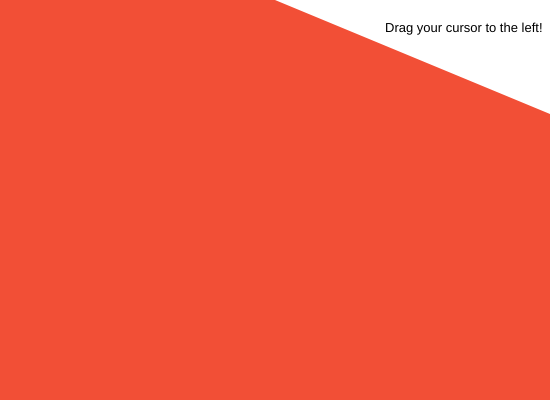
Frame 1 (no input)
Frame 60 (no input): identical to frame 1, image omitted
Frame 120 (the mouse pressed at the canvas centre since frame 60): identical to frame 1, image omitted

The p5.js sketch that drew this single still picture (run headless with seeded random() and noise() and a simulated clock; from frame 60 on, the mouse is pressed at the canvas centre):

// p5.js sketch
// ── sketch.js
//arc origin and radius
let x, y ,r;
//angle of slider
let angle;
//difference of mouse angle and slider angle
let offsetAngle;
//end of slider rotation
let stopAngle;
//colors
let h, s, l;

//track if user dragging the slider
let dragging = false;
//track when to change color
let changeCol = false;
//track if you've passed the stop angle
let passedStop = false;


function setup() { 
	createCanvas(550, 400);
	colorMode(HSL);
	//start color
	h = 8;
	s = 88;
	l = 58;
	//start position of slider
	angle = 0;
	//end position of slider
	stopAngle = PI*2/3;
} 

function draw() { 
	background(255);
	//arc placement
	x = width/2;
	y = 0;
	//radius to fill the screen
	r = dist(x, y, width, height);
	//slider appearance
	noStroke();
	fill(h, s, l);
	//change in mouse position
	let dx = mouseX - x;
	let dy = mouseY - y;
	//angle of mouse from 0
	let mouseAngle = atan2(dy, dx);
	//increase the angle while dragging
	if (dragging){
		angle = mouseAngle - offsetAngle;
	}
	//if slider reaches the area after the stop angle
	if (angle > stopAngle || angle < 0){
		//reset arc rotation
		angle = 0;
		//define when to change color
		//if hasn't passed the stop angle before
		if (!passedStop){
			//flip boolean value
			changeCol = !changeCol;
			passedStop = !passedStop;
		}
	} else {
		passedStop = false;
	}
	//change color
	if (changeCol) {
			h += 20;
			//reset after changing color
			passedStop=false;
	}
	//reset color cycling
	if (h > 360) {
			h = 0;
		}
	//draw the arc
	push();
	translate(x, y);
	rotate(angle);
	arc(0, 0, 2*r, 2*r, PI/8 , PI*1.3);
	pop();
	//add text
	fill(0);
	textSize(13);
	text("Drag your cursor to the left!", width*0.7, height*0.08);
	console.log(angle);
}

//drag rotation based on knob GUI code from Dan Schiffman: 
//https://github.com/ITPNYU/ICM-2015/blob/master/03_interaction/GUI/knob/sketch.js
function mousePressed() {
	//when user is dragging mouse inside the circle
	//track angle of mouse relative to angle of slider
	if (dist(mouseX, mouseY, x, y) < r){
		dragging = true;
		let dx = mouseX - x;
		let dy = mouseY - y;
		offsetAngle = atan2(dy, dx)-angle;
	}
}

//when mouse is released, dragging is false
function mouseReleased() {
	dragging = false;
	changeCol = false;
}
